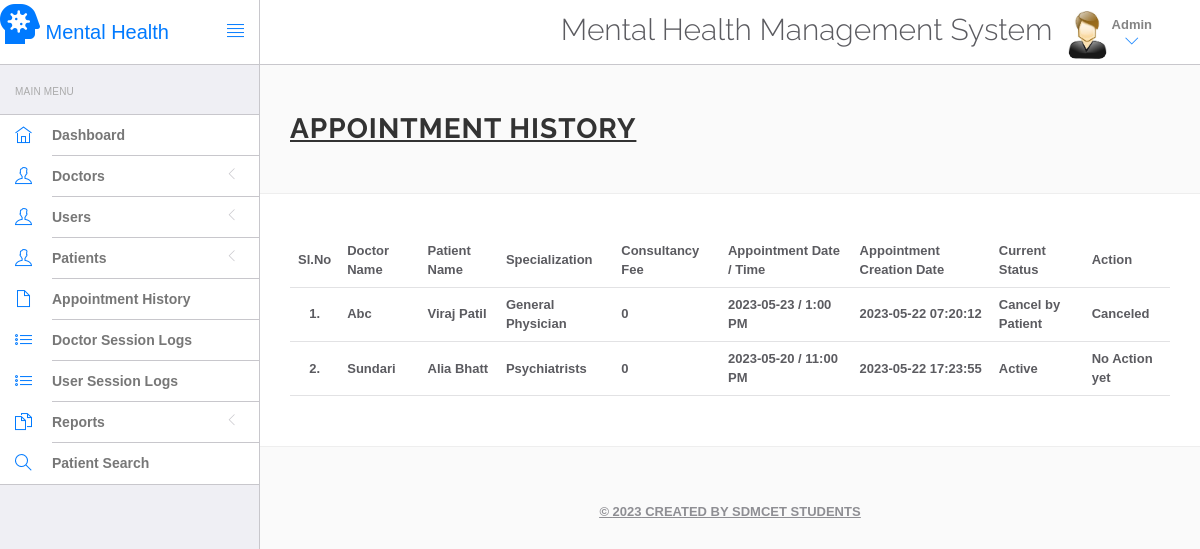
Page /Web/hms/admin/appointment-history.php (signed in) on the committed database.
### tables this page shows
CREATE TABLE IF NOT EXISTS `appointment` (
  `id` int NOT NULL AUTO_INCREMENT,
  `doctorSpecialization` varchar(255) DEFAULT NULL,
  `doctorId` int DEFAULT NULL,
  `userId` int DEFAULT NULL,
  `consultancyFees` int DEFAULT NULL,
  `appointmentDate` varchar(255) DEFAULT NULL,
  `appointmentTime` varchar(255) DEFAULT NULL,
  `postingDate` timestamp NULL DEFAULT CURRENT_TIMESTAMP,
  `userStatus` int DEFAULT NULL,
  `doctorStatus` int DEFAULT NULL,
  `updationDate` timestamp NULL DEFAULT NULL ON UPDATE CURRENT_TIMESTAMP,
  `ap_status` int NOT NULL,
  PRIMARY KEY (`id`)
);

CREATE TABLE IF NOT EXISTS `doctors` (
  `id` int NOT NULL AUTO_INCREMENT,
  `specilization` varchar(255) DEFAULT NULL,
  `doctorName` varchar(255) DEFAULT NULL,
  `address` longtext,
  `docFees` varchar(255) DEFAULT NULL,
  `contactno` bigint DEFAULT NULL,
  `docEmail` varchar(255) DEFAULT NULL,
  `password` varchar(255) DEFAULT NULL,
  `creationDate` timestamp NULL DEFAULT CURRENT_TIMESTAMP,
  `updationDate` timestamp NULL DEFAULT NULL ON UPDATE CURRENT_TIMESTAMP,
  PRIMARY KEY (`id`)
);

CREATE TABLE IF NOT EXISTS `users` (
  `id` int NOT NULL AUTO_INCREMENT,
  `fullName` varchar(255) DEFAULT NULL,
  `address` longtext,
  `city` varchar(255) DEFAULT NULL,
  `gender` varchar(255) DEFAULT NULL,
  `email` varchar(255) DEFAULT NULL,
  `password` varchar(255) DEFAULT NULL,
  `regDate` timestamp NULL DEFAULT CURRENT_TIMESTAMP,
  `updationDate` timestamp NULL DEFAULT NULL ON UPDATE CURRENT_TIMESTAMP,
  PRIMARY KEY (`id`),
  KEY `email` (`email`)
);

### Web/hms/admin/appointment-history.php (the view, shortened to what this page needs)
<?php
include('include/config.php');
?>
<!DOCTYPE html>
<html lang="en">
	<head>
		<link rel="stylesheet" href="vendor/bootstrap/css/bootstrap.min.css">
		<link rel="stylesheet" href="vendor/fontawesome/css/font-awesome.min.css">
		<link rel="stylesheet" href="vendor/themify-icons/themify-icons.min.css">
		<link href="vendor/animate.css/animate.min.css" rel="stylesheet" media="screen">
		<link href="vendor/perfect-scrollbar/perfect-scrollbar.min.css" rel="stylesheet" media="screen">
		<link href="vendor/switchery/switchery.min.css" rel="stylesheet" media="screen">
		<link href="vendor/bootstrap-touchspin/jquery.bootstrap-touchspin.min.css" rel="stylesheet" media="screen">
		<link href="vendor/select2/select2.min.css" rel="stylesheet" media="screen">
		<link href="vendor/bootstrap-datepicker/bootstrap-datepicker3.standalone.min.css" rel="stylesheet" media="screen">
		<link href="vendor/bootstrap-timepicker/bootstrap-timepicker.min.css" rel="stylesheet" media="screen">
		<link rel="stylesheet" href="assets/css/styles.css">
		<link rel="stylesheet" href="assets/css/plugins.css">
		<link rel="stylesheet" href="assets/css/themes/theme-1.css" id="skin_color" />
	</head>
	<body>
		<div id="app">
<?php include('include/sidebar.php');?>
			<div class="app-content">
					<?php include('include/header.php');?>
				<div class="main-content" >
					<div class="wrap-content container" id="container">
						<section id="page-title">
							<div class="row">
								<div class="col-sm-8">
									<h1 class="mainTitle"><b><u>Appointment History<b><u></h1>
																	</div>
							</div>
						</section>
						<div class="container-fluid container-fullw bg-white">
									<div class="row">
								<div class="col-md-12">
									<table class="table table-hover" id="sample-table-1">
										<thead>
											<tr>
												<th class="center">Sl.No</th>
												<th class="hidden-xs">Doctor Name</th>
												<th>Patient Name</th>
												<th>Specialization</th>
												<th>Consultancy Fee</th>
												<th>Appointment Date / Time </th>
												<th>Appointment Creation Date  </th>
												<th>Current Status</th>
												<th>Action</th>
											</tr>
										</thead>
										<tbody>
<?php
$sql=mysqli_query($con,"select doctors.doctorName as docname,users.fullName as pname,appointment.*  from appointment join doctors on doctors.id=appointment.doctorId join users on users.id=appointment.userId ");
$cnt=1;
while($row=mysqli_fetch_array($sql))
{
?>
											<tr>
												<td class="center"><?php echo $cnt;?>.</td>
												<td class="hidden-xs"><?php echo $row['docname'];?></td>
												<td class="hidden-xs"><?php echo $row['pname'];?></td>
												<td><?php echo $row['doctorSpecialization'];?></td>
												<td><?php echo $row['consultancyFees'];?></td>
												<td><?php echo $row['appointmentDate'];?> / <?php echo
												 $row['appointmentTime'];?>
												</td>
												<td><?php echo $row['postingDate'];?></td>
												<td>
<?php if(($row['userStatus']==1) && ($row['doctorStatus']==1))
{
	echo "Active";
}
if(($row['userStatus']==0) && ($row['doctorStatus']==1))
{
	echo "Cancel by Patient";
}
												?></td>
												<td >
												<div class="visible-md visible-lg hidden-sm hidden-xs">
							<?php if(($row['userStatus']==1) && ($row['doctorStatus']==1))
{
echo "No Action yet";
	 } else {
		echo "Canceled";
		} ?>
												</div>
												</td>
											</tr>
											<?php
$cnt=$cnt+1;
											 }?>
										</tbody>
									</table>
								</div>
							</div>
					</div>
				</div>
			<?php include('include/footer.php');?>
			</div>
		</body>
</html>

### Web/hms/admin/assets/css/themes/theme-1.css (style rules this page uses)
body { background: #FAFAFA; }

### rows in the picture
appointment: doctorId.doctorName "Abc", userId.fullName "Viraj Patil", doctorSpecialization "General Physician", consultancyFees "0", appointmentDate "2023-05-23", appointmentTime "1:00 PM", postingDate "2023-05-22 07:20:12", userStatus "Cancel by Patient"
appointment: doctorId.doctorName "Sundari", userId.fullName "Alia Bhatt", doctorSpecialization "Psychiatrists", consultancyFees "0", appointmentDate "2023-05-20", appointmentTime "11:00 PM", postingDate "2023-05-22 17:23:55", userStatus "Active"
